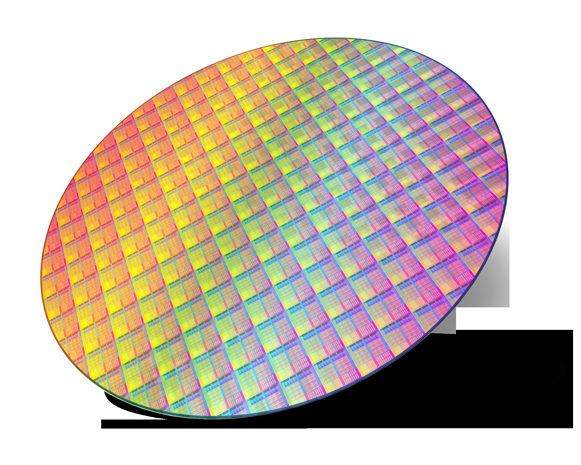
#> input picture First_HW_Mediapipe_Game/pngegg.png, 581 x 465 px, given in place of the camera
$ python GridDetection13.py
#> lines starting #> are read from the running program, lines starting #| are printed output that depends on the picture; after the words box and inside, x2 and y2 are one past the last pixel; in counts of white or black regions, pixels touching at a corner belong together
import cv2
import numpy as np
from collections import deque

# Open the webcam feed from camera index 3
cap = cv2.VideoCapture(3)

# Create a window for trackbars
cv2.namedWindow("Settings")
cv2.createTrackbar("Clustering Distance", "Settings", 90, 200, lambda x: None)  # Base clustering distance set to 90, adjustable up to 200
cv2.createTrackbar("Update Threshold", "Settings", 5, 300, lambda x: None)  # Threshold for updating positions

# Grid stability settings
MAX_HISTORY = 5  # Number of frames to average for smoothing
intersection_history = deque(maxlen=MAX_HISTORY)  # Stores last few intersection detections

# Persistent Grid Memory Variables
last_valid_grid = None
last_valid_centers = None
missing_frames = 0  # Count frames where grid detection fails
MISSING_THRESHOLD = 30  # Number of missing frames before triggering re-detection

def compute_intersection(line1, line2):
    """Computes the intersection point between two lines."""
    x1, y1, x2, y2 = line1
    x3, y3, x4, y4 = line2
    denom = (x1 - x2) * (y3 - y4) - (y1 - y2) * (x3 - x4)

    if denom == 0:
        return None  # Parallel lines, no intersection

    px = ((x1 * y2 - y1 * x2) * (x3 - x4) - (x1 - x2) * (x3 * y4 - y3 * x4)) / denom
    py = ((x1 * y2 - y1 * x2) * (y3 - y4) - (y1 - y2) * (x3 * y4 - y3 * x4)) / denom

    return int(px), int(py)

def find_grid_intersections(lines):
    """Finds intersection points from detected lines."""
    intersections = []
    if lines is None:
        return intersections

    vertical_lines, horizontal_lines = [], []

    for line in lines:
        x1, y1, x2, y2 = line[0]
        if abs(x1 - x2) < abs(y1 - y2):  # Vertical line
            vertical_lines.append((x1, y1, x2, y2))
        else:  # Horizontal line
            horizontal_lines.append((x1, y1, x2, y2))

    for v_line in vertical_lines:
        for h_line in horizontal_lines:
            intersection = compute_intersection(v_line, h_line)
            if intersection:
                intersections.append(intersection)

    return intersections

def cluster_intersections(intersections, cluster_distance):
    """Groups nearby intersection points into single representative points using clustering."""
    if not intersections:
        return []

    intersections = np.array(intersections)
    clustered = []

    while len(intersections) > 0:
        ref_point = intersections[0]
        distances = np.linalg.norm(intersections - ref_point, axis=1)
        close_points = intersections[distances < cluster_distance]

        cluster_center = np.mean(close_points, axis=0).astype(int)
        clustered.append(tuple(cluster_center))

        intersections = intersections[distances >= cluster_distance]

    return clustered

def sort_intersections(intersections):
    """Sorts intersections into (m+1) x (n+1) structured grid."""
    if not intersections:
        return []

    intersections = sorted(intersections, key=lambda pt: (pt[1], pt[0]))  # Sort by y, then x

    # Sort into rows
    grid_rows = []
    row_tolerance = 20  # Max distance in y-axis to consider as same row

    current_row = [intersections[0]]
    for i in range(1, len(intersections)):
        if abs(intersections[i][1] - current_row[-1][1]) < row_tolerance:
            current_row.append(intersections[i])
        else:
            grid_rows.append(sorted(current_row, key=lambda pt: pt[0]))  # Sort by x within row
            current_row = [intersections[i]]

    grid_rows.append(sorted(current_row, key=lambda pt: pt[0]))

    return grid_rows

def identify_outermost_inner_and_cell_centers(grid_intersections, last_grid, last_centers, update_threshold):
    """Identifies outermost intersections (green), corners (orange), inner intersections (blue), and cell centers (red)."""
    if not grid_intersections:
        return [], [], [], []

    outermost = []
    inner = []
    corner_points = []
    cell_centers = []

    for i in range(len(grid_intersections)):  # Iterate over rows
        for j in range(len(grid_intersections[i])):  # Iterate over columns
            point = grid_intersections[i][j]

            # Apply update threshold check
            if last_grid and np.linalg.norm(np.array(last_grid[i][j]) - np.array(point)) < update_threshold:
                point = last_grid[i][j]

            if i == 0 or i == len(grid_intersections) - 1 or j == 0 or j == len(grid_intersections[i]) - 1:
                outermost.append(point)  # Outermost points
            else:
                inner.append(point)  # Inner points

    # Identify the four corner points (top-left, top-right, bottom-left, bottom-right)
    if len(grid_intersections) > 1 and len(grid_intersections[0]) > 1:
        corner_points = [
            grid_intersections[0][0],  # Top-left
            grid_intersections[0][-1],  # Top-right
            grid_intersections[-1][0],  # Bottom-left
            grid_intersections[-1][-1]  # Bottom-right
        ]

    # Compute cell centers
    for i in range(len(grid_intersections) - 1):
        for j in range(len(grid_intersections[i]) - 1):
            x1, y1 = grid_intersections[i][j]
            x2, y2 = grid_intersections[i + 1][j + 1]
            center_x = (x1 + x2) // 2
            center_y = (y1 + y2) // 2

            # Apply update threshold check
            if last_centers and np.linalg.norm(np.array(last_centers[i * len(grid_intersections) + j]) - np.array((center_x, center_y))) < update_threshold:
                center_x, center_y = last_centers[i * len(grid_intersections) + j]

            cell_centers.append((center_x, center_y))

    return outermost, inner, corner_points, cell_centers

if not cap.isOpened():
    print("Error: Could not open webcam.")
else:
    while True:
        ret, frame = cap.read()
#> frame is the input picture: shape (465, 581, 3); mean B, G, R 174.1, 187.9, 199.6
        if not ret:
            print("Failed to grab frame")
            break

        cluster_distance = cv2.getTrackbarPos("Clustering Distance", "Settings")
        update_threshold = cv2.getTrackbarPos("Update Threshold", "Settings")

        try:
            gray = cv2.cvtColor(frame, cv2.COLOR_BGR2GRAY)
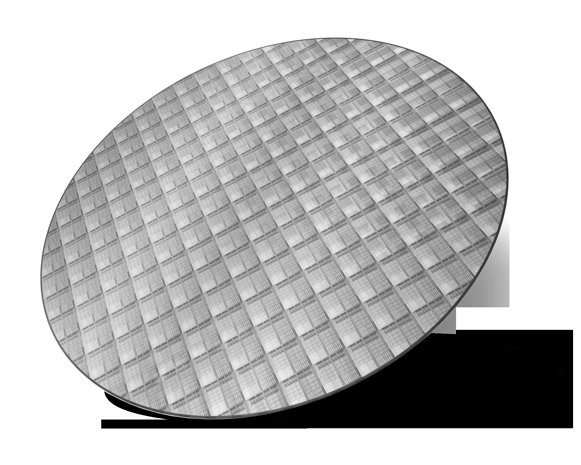
#> gray: shape (465, 581); min 0, max 255, mean 189.8
            binary_feed = cv2.adaptiveThreshold(gray, 255, cv2.ADAPTIVE_THRESH_GAUSSIAN_C, cv2.THRESH_BINARY, 15, 10)
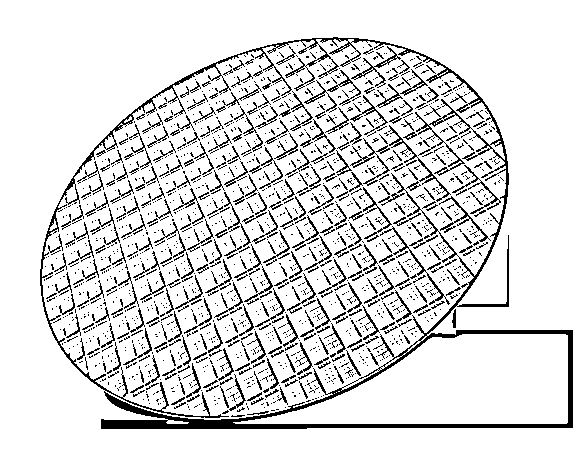
#> binary_feed: shape (465, 581); 86.8% white; black in thin lines or dots, all inside (x1, y1, x2, y2) = (40, 37, 573, 429)
            edges = cv2.Canny(binary_feed, 50, 150)
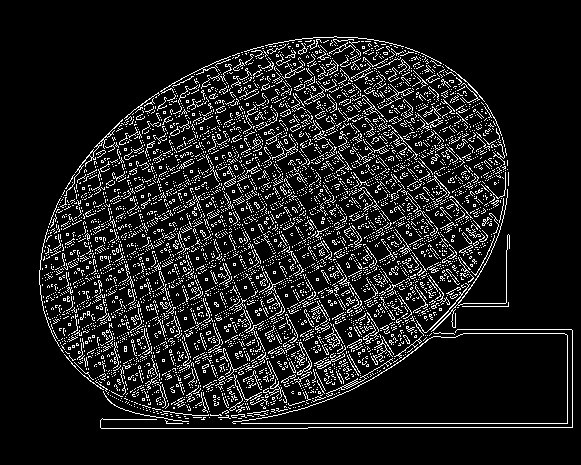
#> edges: shape (465, 581); 11.1% white in thin lines or dots, all inside (x1, y1, x2, y2) = (39, 36, 573, 429)
            lines = cv2.HoughLinesP(edges, 1, np.pi / 180, 80, minLineLength=50, maxLineGap=10)
#> lines = 172 rows, first 6: [233, 423, 572, 423], [308, 427, 572, 427], [45, 238, 414, 50], [46, 232, 408, 48], [55, 208, 360, 53], [192, 76, 362, 383]

            intersections = find_grid_intersections(lines)
#> the loop in find_grid_intersections, `for line in lines:` made 172 passes
#> after the loop in find_grid_intersections, `for line in lines:`: horizontal_lines = 132 items, first 6: (233, 423, 572, 423), (308, 427, 572, 427), (45, 238, 414, 50), (46, 232, 408, 48), (55, 208, 360, 53), (101, 428, 307, 428); vertical_lines = 40 items, first 6: (192, 76, 362, 383), (262, 93, 428, 339), (234, 55, 427, 340), (151, 97, 291, 411), (286, 41, 475, 275), (170, 212, 253, 419)
#> the loop in find_grid_intersections, `for v_line in vertical_lines:` made 40 passes
#> v_line on passes 2 to 13: (262, 93, 428, 339), (234, 55, 427, 340), (151, 97, 291, 411), (286, 41, 475, 275), (170, 212, 253, 419), (303, 211, 395, 364), (184, 112, 281, 310), (212, 63, 273, 161), (311, 38, 427, 171), (222, 157, 346, 391), (149, 98, 178, 164), (107, 205, 169, 419)
            clustered_intersections = cluster_intersections(intersections, cluster_distance)
#> the loop in cluster_intersections, `while len(intersections) > 0:` made 23 passes
            structured_grid = sort_intersections(clustered_intersections)
#> the loop in sort_intersections, `for i in range(1, len(intersections)):` made 22 passes

            if len(structured_grid) > 0:
                last_valid_grid = structured_grid
                missing_frames = 0  # Reset missing frame counter
            else:
                missing_frames += 1

            if missing_frames < MISSING_THRESHOLD and last_valid_grid is not None:
                structured_grid = last_valid_grid

            if structured_grid is not None:
                intersection_image = frame.copy()

                outermost, inner, corners, cell_centers = identify_outermost_inner_and_cell_centers(structured_grid, last_valid_grid, last_valid_centers, update_threshold)
#> the loop in identify_outermost_inner_and_cell_centers, `for i in range(len(grid_intersections)):` made 11 passes
#> the loop in identify_outermost_inner_and_cell_centers, `for i in range(len(grid_intersections) - 1):` made 6 passes

                last_valid_grid, last_valid_centers = structured_grid, cell_centers

                for x, y in outermost + inner + corners:
                    cv2.circle(intersection_image, (x, y), 3, (0, 255, 0), -1)

                for x, y in cell_centers:
                    cv2.circle(intersection_image, (x, y), 4, (0, 0, 255), -1)

                cv2.imshow("Detected Intersections & Full Grid Structure", intersection_image)

        except Exception as e:
            print("Error:", e)

        cv2.imshow("Webcam Feed - Camera 3", frame)

        if cv2.waitKey(1) & 0xFF == ord('q'):
#> (key q is pressed here)
            break

cap.release()
cv2.destroyAllWindows()
